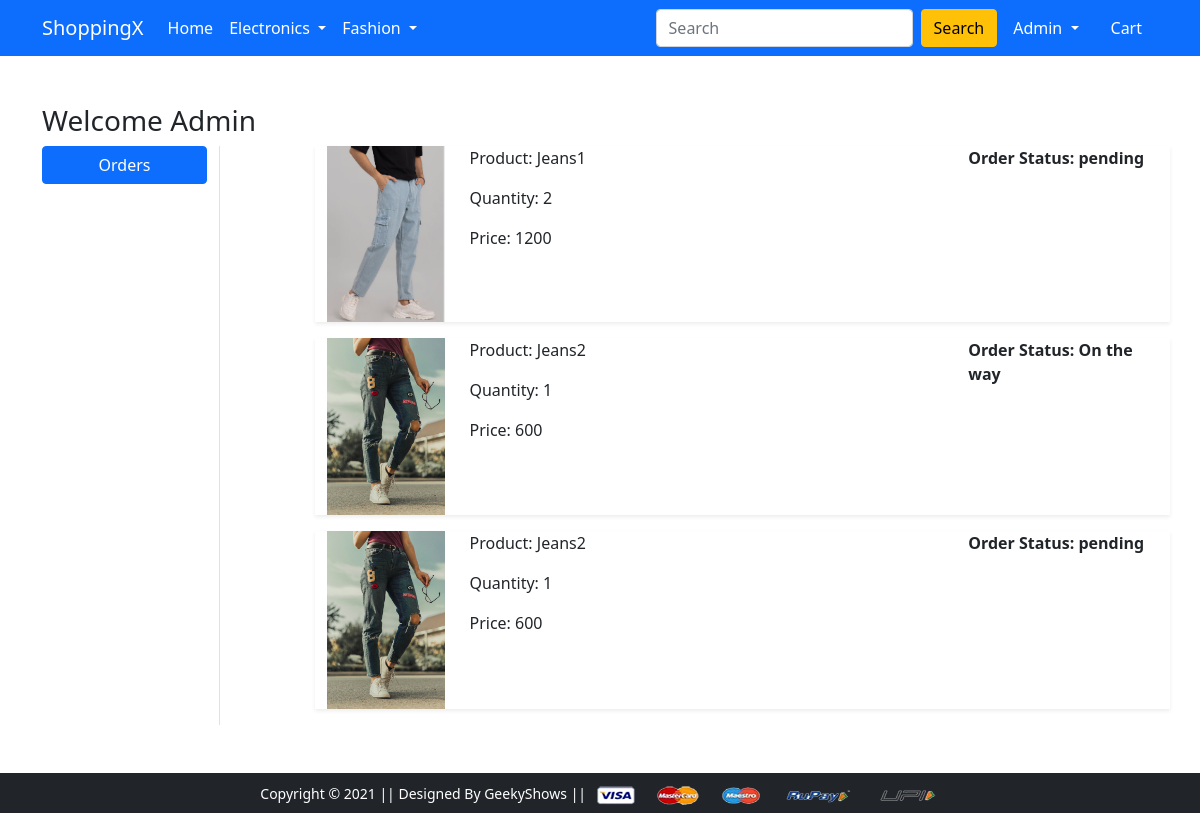
The page /orders/ (signed in) on the database as committed earlier.
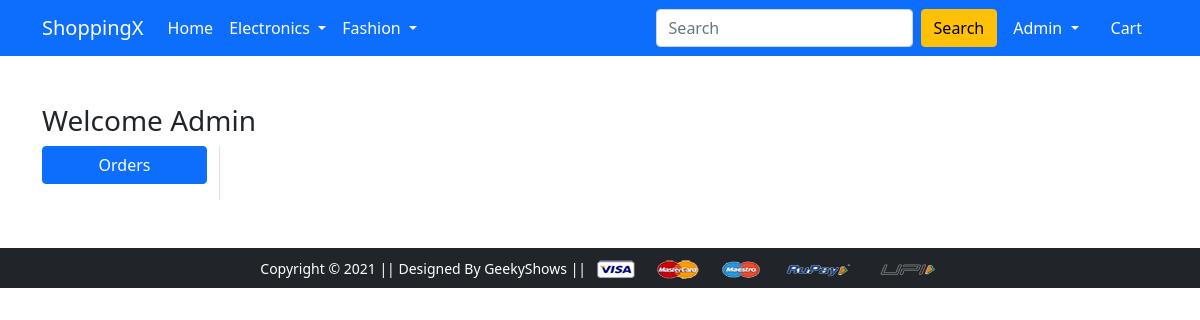
The same page on the database as committed later.
### app/models.py (models this page shows, shortened)
class orderplaced(models.Model):
    user = models.ForeignKey(User, on_delete = models.CASCADE)
    product = models.ForeignKey(product, on_delete = models.CASCADE)
    customer = models.ForeignKey(customer,on_delete = models.CASCADE)
    order_status = models.CharField( max_length=50, choices = Status_choice, default = 'pending')
    quantity = models.PositiveIntegerField(default = 1)
    Order_date = models.DateField(auto_now_add = True)
    @property
    def total_cost(self):
        return self.quantity * self.product.Discounted_price

class product(models.Model):
    Title = models.CharField( max_length=50)
    Selling_price = models.IntegerField()
    Discounted_price = models.IntegerField()
    Description = models.TextField(max_length=50)
    Brand = models.CharField(max_length=50)
    Category = models.CharField(choices = Category_Choices, max_length=2)
    Product_image = models.ImageField( upload_to= 'Productimg')

### app/views.py (the view)
# urls.py: path('orders/', views.orders, name='orders'),
@login_required
def orders(request):
 op = orderplaced.objects.filter(user = request.user)
 return render(request, 'app/orders.html', {'order_placed': op })

### app/templates/app/orders.html (shortened to what this page needs)
{% extends 'app/base.html' %}
{% load static %}
{% block main-content %}
<div class="container my-5">
 <div class="row">
 <h3>Welcome <span class="text-capitalize">{{request.user}}</span></h3>
  <div class="col-sm-2 border-end">
   <ul class="list-unstyled">
    <li class="d-grid"><a href="{% url 'orders' %}" class="btn btn-primary">Orders</a></li>
   </ul>
  </div>
  <div class="col-sm-9 offset-sm-1">
   <div class="row">
    {% for op in order_placed %}
     <div class="col-sm-12">
      <div class="row shadow-sm mb-3">
       <div class="col-sm-2"><img src="{{op.product.Product_image.url}}" alt="" srcset="" class="img-fluid" height="150" width="150"></div>
       <div class="col-sm-7">
        <p>Product: {{op.product.Title}}</p>
        <p>Quantity: {{op.quantity}}</p>
        <p>Price: {{op.total_cost}}</p>
       </div>
       <div class="col-sm-3 fw-bold">
        <p>Order Status: {{op.order_status}}</p>
        </div>
       </div>
     </div>
    {% endfor %}
   </div>
  </div>
 </div>
</div>
{% endblock main-content %}

Rows that differ between the two databases and show on the page:
removed orderplaced: product.Product_image (picture), product.Title "Jeans1", quantity "2", total_cost "1200", order_status "pending"
removed orderplaced: product.Product_image (picture), product.Title "Jeans2", quantity "1", total_cost "600", order_status "On the way"
removed orderplaced: product.Product_image (picture), product.Title "Jeans2", quantity "1", total_cost "600", order_status "pending"
